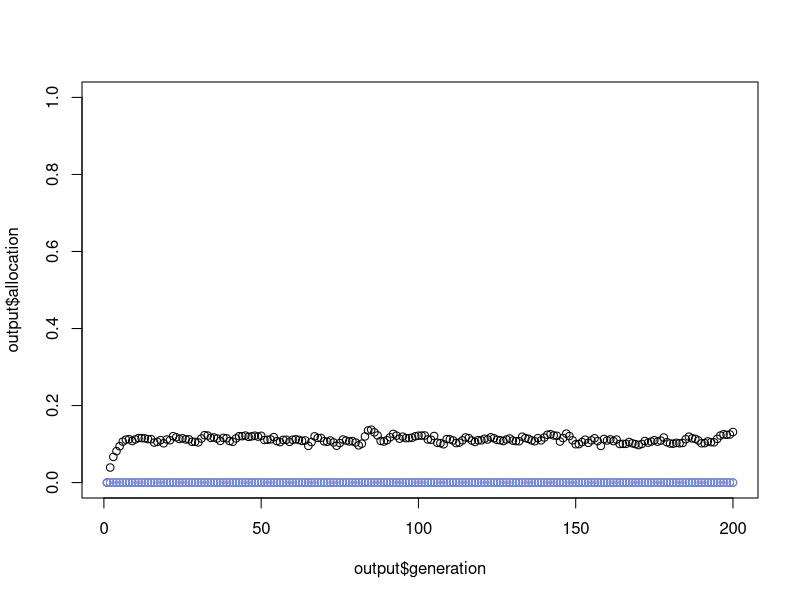

The R script that drew this image:
rm(list=ls())

## Load in required packages ##
library(tidyverse)
library(ggplot2)
##

###### Save useful functions ##
prob_to_log <- function(p){
  return(log(p / (1 - p)))
}

log_to_prob <- function(logit){
  return(1 / (1 + exp(-logit)))
}

## Model function ##
generations = 200
N = 500
P = 0.1
cost = 0.02
Baseline = -1

learning_rate = 5

min_lifespan = 20
max_lifespan = 20

min_learningspeed = 0
max_learningspeed = 0

min_allocation = 0
max_allocation = 1

min_generalisation = 0
max_generalisation = 0

min_verticaltransmission = 0
max_verticaltransmission = 0

vertical_transmission_rate = 0.5

output <- data.frame(
  generation = c(1:generations),
  allocation = vector(length=generations),
  learning_speed = vector(length=generations),
  generalisation = vector(length=generations)
)

start_time <- Sys.time()
print(paste0("Starting simulations where P = ", P))


for(gen in 1:generations){
  
  # 1) Sample values for a fresh generation

  if (gen==1) {
    fitness = rep(0.001, N)
    total_payoff = rep(0, N)
    learning_speed = rep(min_learningspeed, N)
    allocation = rep(min_allocation, N)
    generalisation = rep(min_generalisation, N)
    vertical_transmission = rep(min_verticaltransmission, N)
    Lifespan = rep(min_lifespan, N)
  } else {
    parents <- sample(c(1:N), replace=T, prob=fitness)
    
    fitness = rep(0.001, N)
    total_payoff = rep(0, N)
    learning_speed <- pmin(pmax(learning_speed[parents] + rnorm(N, mean = 0, sd = 0.1), min_learningspeed), max_learningspeed)
    allocation <- pmin(pmax(allocation[parents] + rnorm(N, mean = 0, sd = 0.1), min_allocation), max_allocation)
    generalisation <- pmin(pmax(generalisation[parents] + rnorm(N, mean = 0, sd = 0.1), min_generalisation), max_generalisation)
    vertical_transmission <- pmin(pmax(vertical_transmission[parents] + rnorm(N, mean = 0, sd = 0.1), min_verticaltransmission), max_verticaltransmission)
    Lifespan <- round(pmin(pmax(Lifespan[parents] + rnorm(N, mean = 0, sd = 0.1), min_lifespan), max_lifespan))
  }
  prob_A = Baseline + 4*(allocation-0.5) - (4*learning_speed)
  prob_B = Baseline + 4*(0.5-allocation) - (4*learning_speed)
  
  
  # 2) Solve tasks
  for(agent in 1:N) {
    # Assign agent tasks (1=A, 0=B)
    Tasks <- rbinom(Lifespan[agent], 1, P)
    
    # Calculate how much they learn from each task
    amount_a_learnt <- (
      Tasks*(learning_rate*learning_speed[agent]*allocation[agent]) +
      (1-Tasks)*(learning_rate*learning_speed[agent]*(1-allocation[agent])*generalisation[agent])
    )
    amount_b_learnt <- (
      (1-Tasks)*(learning_rate*learning_speed[agent]*(1-allocation[agent])) +
      Tasks*(learning_rate*learning_speed[agent]*allocation[agent]*generalisation[agent])
    )
    
    # calculate their log-probability of success at each task
    pA <- prob_A[agent] + c(0, cumsum(amount_a_learnt)[1:(Lifespan[agent]-1)])
    pB <- prob_B[agent] + c(0, cumsum(amount_b_learnt)[1:(Lifespan[agent]-1)])
    
    # calculate successes
    total_payoff[agent] <- sum(rbinom(Lifespan[agent], 1, log_to_prob((Tasks*pA + (1-Tasks)*pB))))
    
    # update final probability
    prob_A[agent] <- prob_A[agent] + sum(amount_a_learnt)
    prob_B[agent] <- prob_B[agent] + sum(amount_b_learnt)
  }
  
  # 3) Calculate fitness
  total_payoff <- pmax(total_payoff - cost*(learning_speed + generalisation + vertical_transmission) * Lifespan, 0.001)
  fitness <- total_payoff/sum(total_payoff)
  
  # 4) Save data
  output$allocation[gen] <- mean(allocation)
  output$learning_speed[gen] <- mean(learning_speed)
  output$generalisation[gen] <- mean(generalisation)
  
}

end_time <- Sys.time()
end_time - start_time

plot(output$allocation~output$generation, type="b", ylim=c(0, 1))
lines(output$learning_speed~output$generation, type="b", col="maroon")
lines(output$generalisation~output$generation, type="b", col="cornflowerblue")

